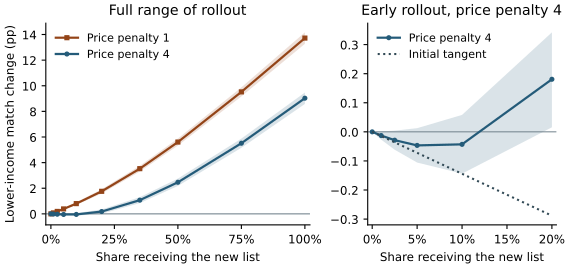

Recreate this plot in Python.
"""Pointwise partial-rollout effects for the two higher-income scoring rules."""
import argparse
import json
from pathlib import Path
import matplotlib
matplotlib.use('Agg')
import matplotlib.pyplot as plt
import numpy as np
from matplotlib.ticker import PercentFormatter

args=argparse.ArgumentParser(description=__doc__)
args.add_argument('evidence',type=Path)
args.add_argument('output',type=Path)
a=args.parse_args()
series=json.loads((a.evidence/'rollout.json').read_text())['curves']
slope=json.loads((a.evidence/'results.json').read_text())['panels']['enriched_4']['isolated']['pp']
plt.rcParams.update({'font.family':'DejaVu Sans','font.size':8.5,'pdf.fonttype':42})
fig,(left,right)=plt.subplots(1,2,figsize=(5.7,2.68),gridspec_kw={'width_ratios':[1.4,1]},layout='constrained')
for ax in (left,right):
    ax.axhline(0,color='#70818b',lw=.75)
    ax.spines[['top','right']].set_visible(False)
    ax.xaxis.set_major_formatter(PercentFormatter(1,decimals=0))
    ax.tick_params(length=3)
    for j,(w,color,mark) in enumerate([(1,'#934418','s'),(4,'#245b79','o')]):
        if ax is right and w==1:
            continue
        rows=series[f'enriched_{w}']
        p=np.array([r['p'] for r in rows]);vals=np.array([r['pp'] for r in rows]);ci=np.array([r['pointwise95'] for r in rows])
        ix=p<=.2 if ax is right else p<=1
        ax.fill_between(p[ix],ci[ix,0],ci[ix,1],color=color,alpha=.17,lw=0)
        ax.plot(p[ix],vals[ix],marker=mark,ms=2.7,color=color,lw=1.6,label=f'Price penalty {w}')
    ax.set_xlabel('Share receiving the new list')
left.set(title='Full range of rollout',ylabel='Lower-income match change (pp)',xlim=(-.02,1.02),xticks=[0,.25,.5,.75,1])
left.legend(frameon=False,loc='upper left',fontsize=8)
right.set(title='Early rollout, price penalty 4',xlim=(-.005,.205),xticks=[0,.05,.10,.15,.20])
right.plot([0,.2],[0,slope*.2],ls=':',lw=1.5,color='#314955',label='Initial tangent')
right.legend(frameon=False,loc='upper left',fontsize=8)
fig.savefig(a.output,metadata={'Title':'Partial adoption of higher-income shortlists','Author':'','CreationDate':None,'ModDate':None})
